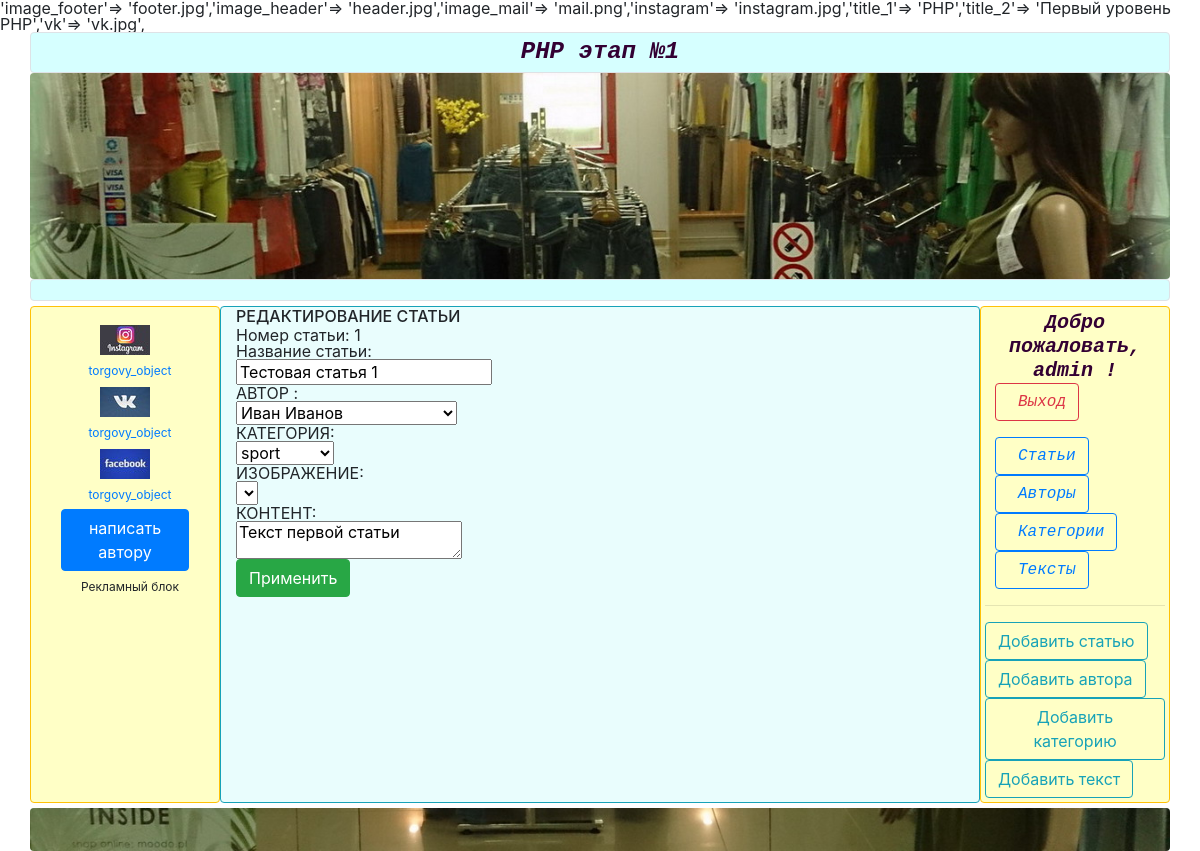
The app's page /edit/1 (signed in) with its own data.
### tables this page shows
CREATE TABLE `article` (
  `id_article` int(10) UNSIGNED NOT NULL,
  `title` varchar(100) NOT NULL DEFAULT 'New article',
  `content` text NOT NULL,
  `date` timestamp NOT NULL DEFAULT CURRENT_TIMESTAMP,
  `id_user` int(11) NOT NULL,
  `id_category` int(11) NOT NULL,
  `img` text
);

CREATE TABLE `users` (
  `id_user` int(11) NOT NULL,
  `name` varchar(30) NOT NULL
);

CREATE TABLE `categories` (
  `id_category` int(11) NOT NULL,
  `title_category` varchar(30) NOT NULL
);

### c/edit.php (called while the page is built, shortened)
<?php
$isAuth = isAuth();
$id_article = $params[1] ?? null;
$err404 = false;
if(!$id_article)
{		$err404 = true;
}
else{
	 $query = select_tables_all('*' , " WHERE  id_article = '$id_article'");
	$my_article = $query->fetchAll();
  	if(!$my_article){
		$err404 = true;
	}
	else
	{
		foreach($my_article as $art)
		{
			$title = $art['title'];
			$id_user = $art['id_user'];
			$name= $art['name'];
			$id_category = $art['id_category'];
			$title_category = $art['title_category'];
			$content = $art['content'];
			$img = $art['img'];
			if(!correct_title($title))
			{
				$err404 = true;
				echo 'Кривое название !';
			}
			else
			{
				$err404 = false;
			}
		}
	}
}
	 $query= select_table('*', 'users', "ORDER by name ASC");
	 $names = $query->fetchAll();
   $query= select_table('*', 'categories', "ORDER by title_category ASC");
   $categories = $query->fetchAll();
$dir_img =  'D:/open-server/OSPanel/domains/blog/images';
$img_files = scandir($dir_img);
$images = $img_files;
if(!$err404)
{
	 $inner = template('v_edit' , [
 	'isAuth' => $isAuth,
 	'id_article' => $id_article,
 	'title' => $title,
 	'id_user' => $id_user,
 	'name' => $name,
 	'names' => $names,
 	'id_category' => $id_category,
 	'title_category' => $title_category,
 	'categories' => $categories,
 	'content' => $content,
 	'images' => $images,
 	'img' => $img,
 	'msg' => $msg
 ]);
}
?>

### m/system.php (called while the page is built, shortened)
<?php
function template($filename, $vars = [])
{
extract($vars);
include "v/$filename.php";
return ob_get_clean();
}

### v/v_edit.php (the view, shortened to what this page needs)
<?php
if($isAuth) { ?>
<h4>РЕДАКТИРОВАНИЕ СТАТЬИ</h4>
<form method="post">
	<p><span>Номер статьи: </span><?php  echo $id_article; ?></p>
	Название статьи: <br>
	<input type="text" name="title" value="<?php  echo $title; ?>"><br>
	АВТОР : <br>
	<select name="name" class="name inp" >
		<option  value="<?php echo $id_user ?>"><?php echo $name?></option>
	</select><br>
	КАТЕГОРИЯ: <br>
	<select name="id_category" class="id_category inp" >
		<option value="<?php echo $id_category ?>">
			<?php echo $title_category ?></option>
	</select><br>
	ИЗОБРАЖЕНИЕ: <br>
		<select name="image" class="img inp" >
			<option value="<?php echo $img ?>">
				<?php echo $img ?></option>
	</select><br>
	КОНТЕНТ: <br>
	<textarea name="content"><?php echo $content; ?></textarea><br>
	<input class="btn btn-success" type="submit" value="Применить">
</form>
<?php }

### records on screen
article: id_article "1", title "Тестовая статья 1", name "Иван Иванов", id_category "sport", content "Текст первой статьи"

### other values on screen
$texts "'image_header'=> 'header.jpg',"
$texts "'image_mail'=> 'mail.png',"
$texts "'instagram'=> 'instagram.jpg',"
$texts "'title_1'=> 'PHP',"
$texts "'title_2'=> 'Первый уровень PHP',"
$texts "'vk'=> 'vk.jpg',"
$login "admin"
